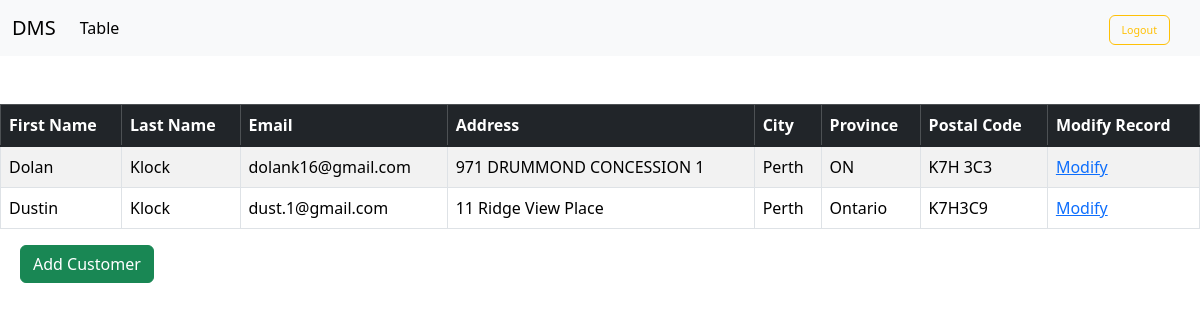
The app's page /table (signed in), older data.
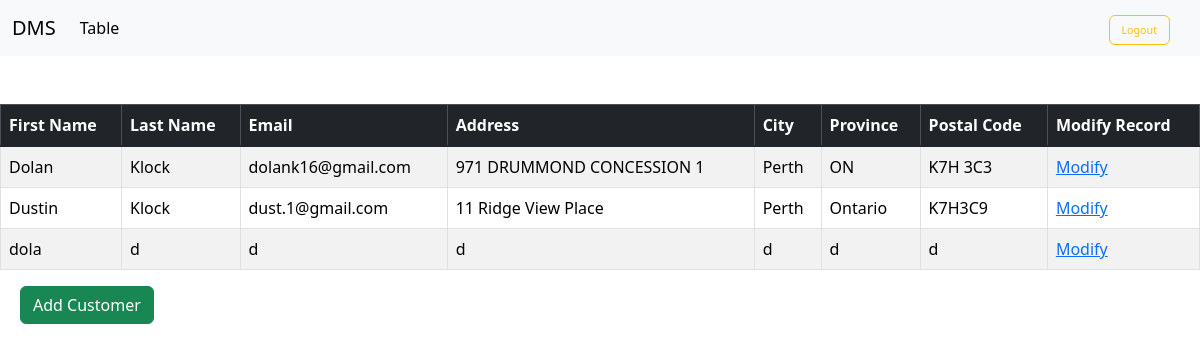
The same page, newer data.
### website/models.py (models this page shows, shortened)
class ModelCRM(models.Model):  # all models need to inherit from models.Model
    first_name = models.CharField(max_length=100)  # CharField is a database datatype. Telling Django here what type of data will be stored in this field in the database
    last_name = models.CharField(max_length=100)
    email = models.EmailField()
    address = models.CharField(max_length=100)
    city = models.CharField(max_length=100)
    province = models.CharField(max_length=100)
    postal_code = models.CharField(max_length=100)

### website/views.py (the view)
    def wrapper(request, *args, **kwargs):
        if request.user.is_authenticated:
            return fn(request)
        else:
            return redirect('home')

### website/views.py (called while the page is built)
def login_auth(fn):
    def wrapper(request, *args, **kwargs):
        if request.user.is_authenticated:
            return fn(request)
        else:
            return redirect('home')
    return wrapper

@login_auth
def table(request):
    all_data = models.ModelCRM.objects.all()
    return render(request, 'table.html', {'all_data': all_data})

### website/templates/table.html
{% extends 'base.html' %}
{% block content %}
<br/>
<br/>
<table class="table table-bordered table-striped table-bordered table table-hover">
    <thead class="table-dark">
        <tr>
            <th scope="col">First Name</th>
            <th scope="col">Last Name</th>
            <th scope="col">Email</th>
            <th scope="col">Address</th>
            <th scope="col">City</th>
            <th scope="col">Province</th>
            <th scope="col">Postal Code</th>
            <th scope="col">Modify Record</th>
        </tr>
    </thead>
    <tbody class="table-group-divider">
        {% for item in all_data %}
            <tr>
                <td>{{item.first_name}}</td>
                <td>{{item.last_name}}</td>
                <td>{{item.email}}</td>
                <td>{{item.address}}</td>
                <td>{{item.city}}</td>
                <td>{{item.province}}</td>
                <td>{{item.postal_code}}</td>
                <td><a href="{% url 'update' item.id %}"> Modify</a></td>
            </tr>
        {% endfor %}
    </tbody>
</table>
<div style="padding-left: 20px;">
    <a href="{% url 'addcustomer' %}" class="btn btn-success">Add Customer </a>
</div>
{% endblock %}

### website/templates/base.html (shortened to what this page needs)
<!DOCTYPE html>
<html lang="en">
  <head>
      <link
      href="https://cdn.jsdelivr.net/npm/bootstrap@5.3.1/dist/css/bootstrap.min.css"
      rel="stylesheet"
>
  </head>
  <body>
    <nav class="navbar navbar-expand-lg bg-body-tertiary">
        <div class="container-fluid">
          <a class="navbar-brand" href="{% url 'home' %}">DMS</a>
          <div class="collapse navbar-collapse" id="navbarNav">
            <ul class="navbar-nav">
              <li class="nav-item">
                <a class="nav-link active" href="{% url 'table' %}">Table</a>
              </li>
            </ul>
          </div>
        </div>
      </nav>
      <div>
      <a href="{% url 'logout_user' %}" id="button" type="button" class="btn btn-outline-warning">Logout</a>
        {% block content %}
        {% endblock %}
      </div>
  </body>
</html>

### website/templates/base.html (style rules this page uses)
#button { font-size: 8pt; margin-top: 15px; margin-right: 30px; position:absolute; top:0; right:0; }

Row changes from the older to the newer data that the page shows:
added ModelCRM: first_name "dola", last_name "d", email "d", address "d", city "d", province "d", postal_code "d"
